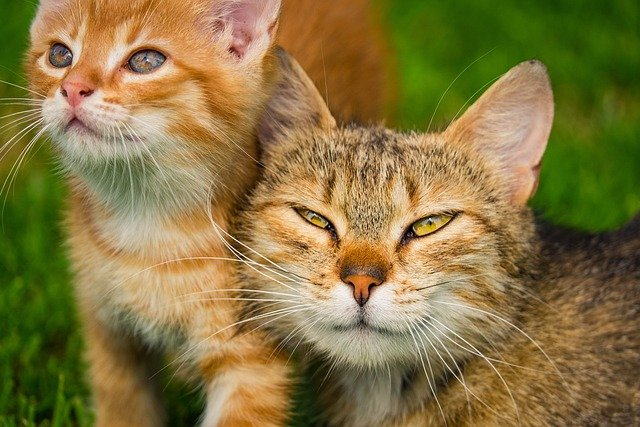
#> input picture examApp/image1.jpg, 640 x 427 px, found by its file name
$ jupyter execute 'Ex0903_1(image).ipynb'   (shell and % lines are left out)
#> lines starting #> are read from the running program, lines starting #| are printed output that depends on the picture
[cell 1]
import cv2
import matplotlib.pyplot as plt

img1_ = cv2.imread('C:\KSE\examApp/image1.jpg') # 이미지파일로드
#> img1_ is the input picture: shape (427, 640, 3); mean B, G, R 65.1, 117.7, 134.5

img1 = cv2.cvtColor(img1_, cv2.COLOR_BGR2RGB) #bgr형식을 rgb형식으로

plt.axis('off') #축눈금제거
plt.imshow(img1) #이미지변수를 이용하여 화면 출력
plt.show()

[cell 2]
img1_ = cv2.imread('C:\KSE\examApp/image1.jpg') # 이미지파일로드
img1 = cv2.cvtColor(img1_, cv2.COLOR_BGR2RGB) #bgr형식을 rgb형식으로

img2_ = cv2.imread('C:\KSE\examApp/image2.jpg') # 이미지파일로드
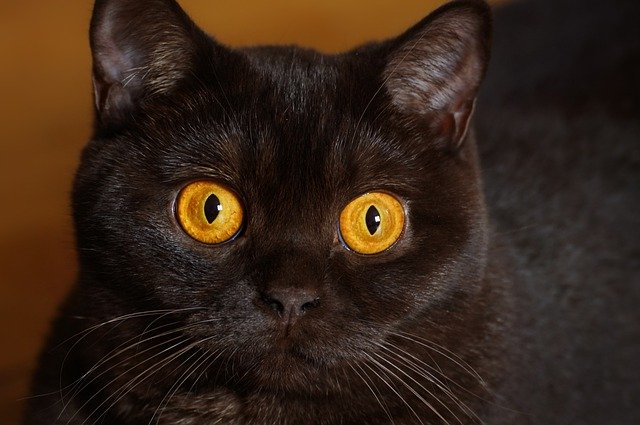
#> input picture examApp/image2.jpg, 640 x 425 px, found by its file name
#> img2_ is the input picture: shape (425, 640, 3); mean B, G, R 24.4, 36.6, 54.2
img2 = cv2.cvtColor(img2_, cv2.COLOR_BGR2RGB) #bgr형식을 rgb형식으로

plt.subplot(121)
plt.axis('off')
plt.imshow(img1)

plt.subplot(122)
plt.axis('off')
plt.imshow(img2)

plt.show()
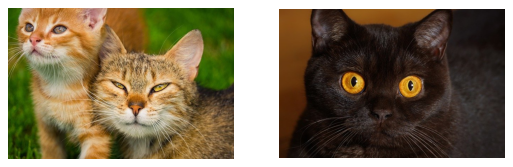
#> figure drawn by matplotlib, 2 panels

[cell 3]
img1_ = cv2.imread('C:\KSE\examApp/image1.jpg')
img1 = cv2.cvtColor(img1_, cv2.COLOR_BGR2RGB)

font = cv2.FONT_HERSHEY_SIMPLEX
num = 100
numstr = 'Num: %d' % (num)
# 메모리, 문자열, 좌표, 폰트, 크기, 색상, 굵기
cv2.putText(img1_, numstr, (80,120), font, 2, (255,255,255), 5)
cv2.putText(img1_, 'cat', (450,400), font, 2, (255,255,255), 5)
cv2.putText(img1_, 'wow', (img1.shape[1] - 150,img1.shape[0] - 100), font, 2, (0,0,255), 5)
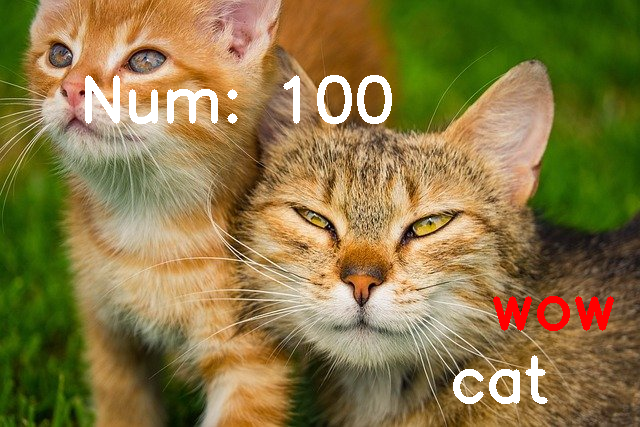
#> img1_: shape (427, 640, 3); mean B, G, R 68.8, 119.8, 137.5

cv2.imwrite('C:\KSE\examApp/image1_new.jpg', img1_) #메모리 영상을 파일로 저장


plt.axis('off')
plt.imshow(img1_)
plt.show()

[cell 4]
img1_ = cv2.imread('C:\KSE\examApp/image1.jpg')
img2_ = cv2.imread('C:\KSE\examApp/image2.jpg')

#print(img1_.shape)
#print(img2_.shape)

#이미지 확대 축소
img1__= cv2.resize(img1_, dsize= (640,480))
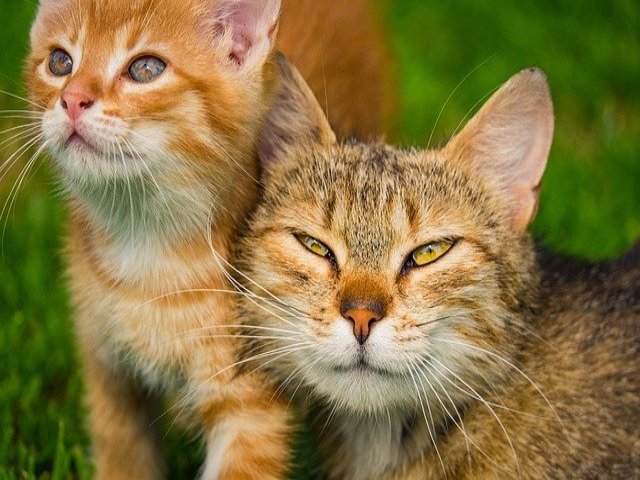
#> img1__: shape (480, 640, 3); mean B, G, R 65, 117.5, 134.4
img2__= cv2.resize(img2_, dsize= (640,480))
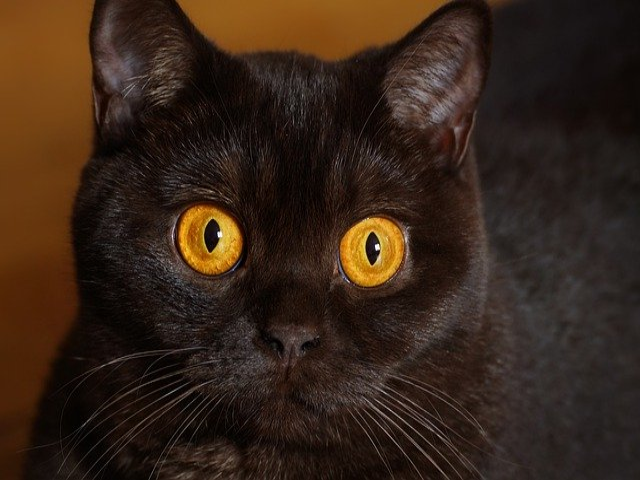
#> img2__: shape (480, 640, 3); mean B, G, R 24.3, 36.5, 54.1

img1 = cv2.cvtColor(img1__, cv2.COLOR_BGR2RGB)
#> img1: shape (480, 640, 3)
img2 = cv2.cvtColor(img2__, cv2.COLOR_BGR2RGB)
#> img2: shape (480, 640, 3)

plt.subplot(121)
plt.axis('off')
plt.imshow(img1)

plt.subplot(122)
plt.axis('off')
plt.imshow(img2)
